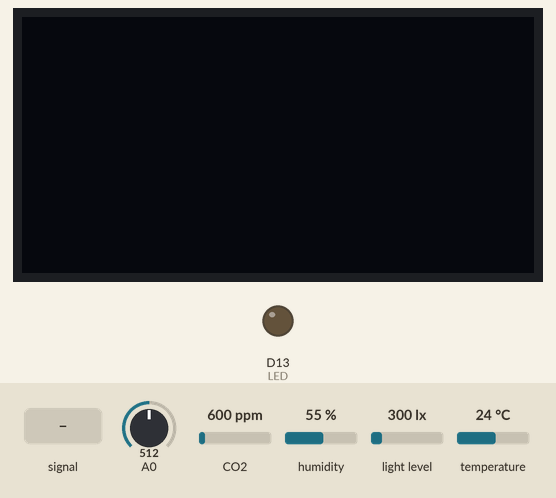
Simulated run of this sketch. Board: Arduino MKR. Parts: 128×64 one-colour display, output pins drawn as LEDs (lit = HIGH). The inputs (shaded band) are chosen by the test bench; at power-on: A0 = 512, CO2 600 ppm, humidity 55 %, light level 300 lx, temperature 24 °C (analog values on the 0–1023 scale). No radio packets arrive unless stated; pins used as bus, display or sensor lines are not drawn; what the sketch prints to the serial monitor is not drawn.

Above: at 1.3 s.
1.4 s: A0 fed a 200 Hz sine of ±460 counts around its level
At 11.0 s:
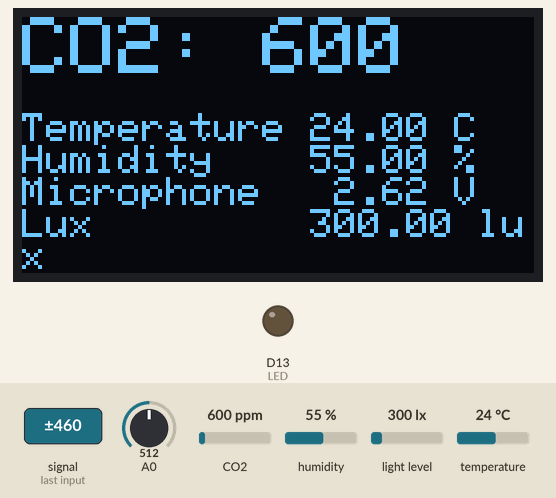
11.7 s: A0 set to 716
At 23.8 s:
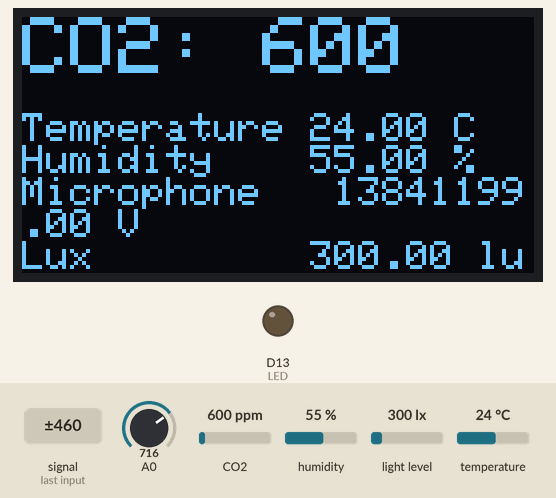
24.9 s: CO2 set to 452 ppm
At 37.8 s:
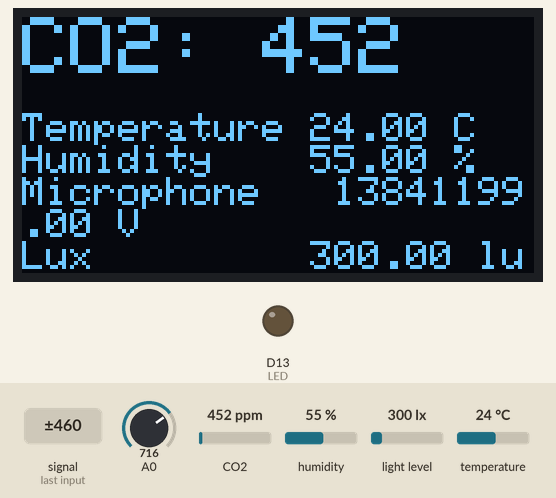
38.1 s: humidity set to 22 %
At 50.6 s:
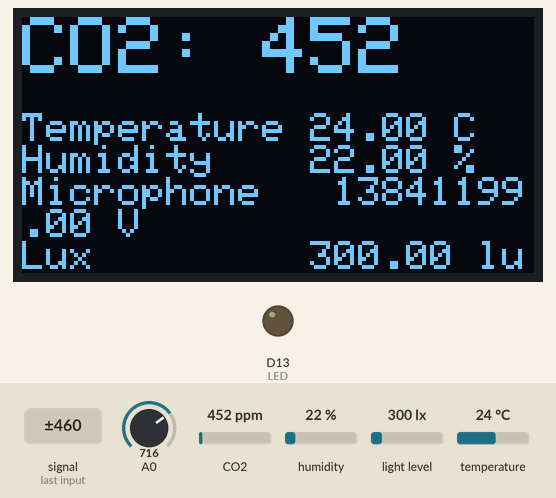
51.4 s: light level set to 40 lx
At 64.3 s:
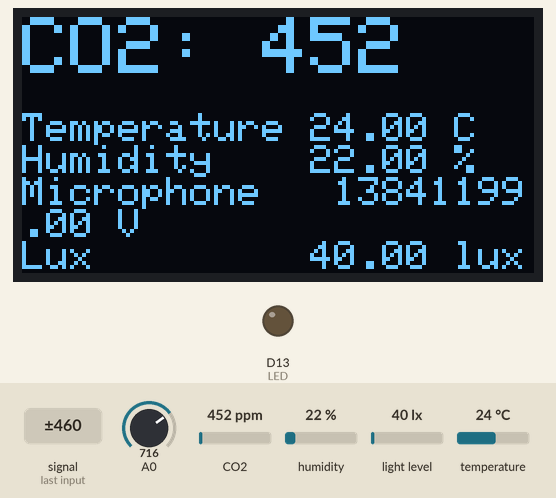
64.6 s: A0 set to 30
At 77.3 s:
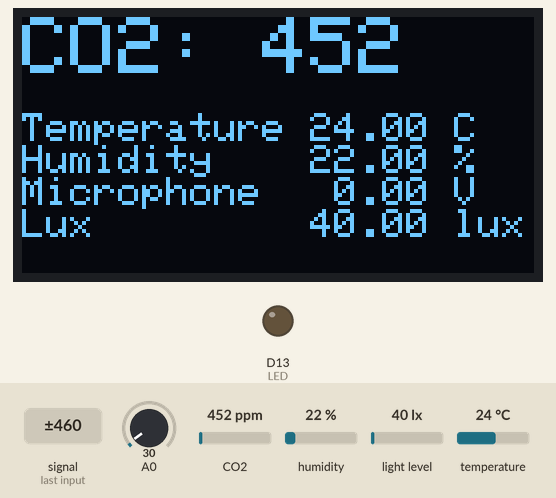
Timing chart, 0 to 104.2 s (numbered marks = the images above; inputs shaded):
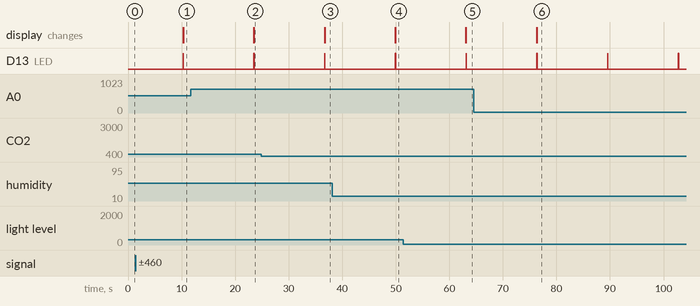

Measured:
- after the input at 1.4 s, the display: changes after 8.9 s (image 1)
- after the input at 11.7 s, the display: changes after 11.8 s (image 2)
- after the input at 24.9 s, the display: changes after 11.8 s (image 3)
- after the input at 38.1 s, the display: changes after 11.8 s (image 4)
- after the input at 51.4 s, the display: changes after 11.7 s (image 5)
- after the input at 64.6 s, the display: changes after 11.7 s (image 6)
- by itself, D13 (LED): alternates HIGH for 0.06 s and LOW for 13.1 s

The sketch:

feather_m0_scd30_batt_lora_display_max4466_bh1750.ino
```cpp
#include <SPI.h>
#include <Wire.h>
#include <Arduino.h>
#include <hp_BH1750.h>  //  include the library
#include <RTCZero.h> //https://github.com/arduino-libraries/RTCZero
#include <RH_RF95.h> https://learn.adafruit.com/adafruit-rfm69hcw-and-rfm96-rfm95-rfm98-lora-packet-padio-breakouts/rfm9x-test
#include <Adafruit_AM2315.h> //https://learn.adafruit.com/am2315-encased-i2c-temperature-humidity-sensor/arduino-code
#include <ArduinoJson.h> //https://arduinojson.org/v6/doc/installation/

#include <Wire.h>
#include <Adafruit_GFX.h>
#include <Adafruit_SSD1306.h>

#define SCREEN_WIDTH 128 // OLED display width, in pixels
#define SCREEN_HEIGHT 64 // OLED display height, in pixels

// Declaration for an SSD1306 display connected to I2C (SDA, SCL pins)
#define OLED_RESET     -1 // Reset pin # (or -1 if sharing Arduino reset pin)
Adafruit_SSD1306 display(SCREEN_WIDTH, SCREEN_HEIGHT, &Wire, OLED_RESET);


#define VBATPIN A7

#define sensorID 12

#define delaytime 3000


// for feather m0
#define RFM95_CS 8
#define RFM95_RST 4
#define RFM95_INT 3

// Change to 434.0 or other frequency, must match RX's freq!
#define RF95_FREQ 915.0

// Singleton instance of the radio driver
RH_RF95 rf95(RFM95_CS, RFM95_INT);

#define LED 13

#include "SparkFun_SCD30_Arduino_Library.h" //Click here to get the library: http://librarymanager/All#SparkFun_SCD30
SCD30 airSensor;

// for max4466
const int sampleWindow = 10000; // Sample window width in mS (50 mS = 20Hz)
unsigned int sample;

float mic_level;

hp_BH1750 BH1750;       //  create the sensor

void setup()
{

  analogReadResolution(12);
  Wire.begin();

  // SSD1306_SWITCHCAPVCC = generate display voltage from 3.3V internally
  if(!display.begin(SSD1306_SWITCHCAPVCC, 0x3C)) { // Address 0x3D for 128x64
    Serial.println(F("SSD1306 allocation failed"));
    for(;;); // Don't proceed, loop forever
  }

if (airSensor.begin() == false)
  {
    Serial.println("Air sensor not detected. Please check wiring. Freezing...");
    while (1)
      ;
  }

  display.clearDisplay();

    bool avail = BH1750.begin(BH1750_TO_GROUND);// init the sensor with address pin connetcted to ground


  pinMode(LED, OUTPUT);

  pinMode(RFM95_RST, OUTPUT);
  digitalWrite(RFM95_RST, HIGH);

  Serial.begin(9600);

  delay(100);

  // manual reset
  digitalWrite(RFM95_RST, LOW);
  delay(10);
  digitalWrite(RFM95_RST, HIGH);
  delay(10);

  while (!rf95.init()) {
    Serial.println("LoRa radio init failed");
    Serial.println("Uncomment '#define SERIAL_DEBUG' in RH_RF95.cpp for detailed debug info");
    while (1);
  }
  Serial.println("LoRa radio init OK!");

  // Defaults after init are 434.0MHz, modulation GFSK_Rb250Fd250, +13dbM
  if (!rf95.setFrequency(RF95_FREQ)) {
    Serial.println("setFrequency failed");
    while (1);
  }
  Serial.print("Set Freq to: "); Serial.println(RF95_FREQ);

  // Defaults after init are 434.0MHz, 13dBm, Bw = 125 kHz, Cr = 4/5, Sf = 128chips/symbol, CRC on

  // The default transmitter power is 13dBm, using PA_BOOST.
  // If you are using RFM95/96/97/98 modules which uses the PA_BOOST transmitter pin, then
  // you can set transmitter powers from 5 to 23 dBm:
  rf95.setTxPower(23, false);

}

int16_t packetnum = 0;  // packet counter, we increment per xmission

void loop()
{

 if (airSensor.dataAvailable())
  {

   // light level
 BH1750.start();   //starts a measurement
  float lux=roundf(BH1750.getLux());  //  waits until a conversion finished
  Serial.println(lux);
  delay(100);

// co2
    int co2 = airSensor.getCO2();
    float temp = roundf(airSensor.getTemperature()* 100) / 100;
    float humid = roundf(airSensor.getHumidity()* 100) / 100;

    Serial.print("co2(ppm):");
    Serial.print(co2);

    Serial.print(" temp(C):");
    Serial.print(temp, 1);

    Serial.print(" humidity(%):");
    Serial.println(humid, 1);

    Serial.println();
    Serial.println("collecting mic sample ...");

       //mic level
    unsigned long startMillis= millis();  // Start of sample window
   unsigned int peakToPeak = 0;   // peak-to-peak level

   unsigned int signalMax = 0;
   unsigned int signalMin = 1024;


   // collect data for 50 mS
   while (millis() - startMillis < sampleWindow)
   {
      sample = analogRead(0);
      if (sample < 1024)  // toss out spurious readings
      {
         if (sample > signalMax)
         {
            signalMax = sample;  // save just the max levels
         }
         else if (sample < signalMin)
         {
            signalMin = sample;  // save just the min levels
         }
      }
   }
   peakToPeak = signalMax - signalMin;  // max - min = peak-peak amplitude
   double volts = (peakToPeak * 3.3) / 1024;  // convert to volts

mic_level = roundf(volts* 100) / 100;

    Serial.print("Mic level was: ");
    Serial.print(volts);
    Serial.println(" mic_level");


DynamicJsonDocument doc(1024);

doc["deviceId"] =  sensorID;
JsonObject fields = doc.createNestedObject("fields");

   fields["temp"]=temp;
   fields["humid"]=humid;
fields["co2"]=co2;
fields["mic"]=mic_level;
fields["lux"]=lux;

set_text(temp, humid, co2,lux);

  char radiopacket[100];
  serializeJson(doc, radiopacket);

  //itoa(packetnum++, radiopacket+13, 10);
  Serial.print("Sending "); Serial.print(radiopacket); Serial.print(" ...");
  delay(10);

  rf95.send((uint8_t *)radiopacket, 100);

  delay(10);
  digitalWrite(LED, HIGH);
  rf95.waitPacketSent();
  digitalWrite(LED, LOW);

  Serial.println("... packet sent.");
  rf95.sleep();

  delay(delaytime);
  }

}


void set_text(float temp, float humid, int co2, float lux) {
  display.clearDisplay();
  display.setTextSize(2);      // Normal 1:1 pixel scale
  display.setTextColor(SSD1306_WHITE); // Draw white text
  display.setCursor(0, 0);     // Start at top-left corner
  display.print("CO2: ");
  display.println(co2);
  display.setTextSize(1);      // Normal 1:1 pixel scale
  display.println();
  display.print("Temperature ");
  display.print(temp);
  display.println(" C");
  display.print("Humidity    ");
  display.print(humid);
  display.println(" %");
  display.print("Microphone   ");
  display.print(mic_level);
  display.println(" V");
  display.print("Lux         ");
  display.print(lux);
  display.print(" lux");
  display.display();
}
```
